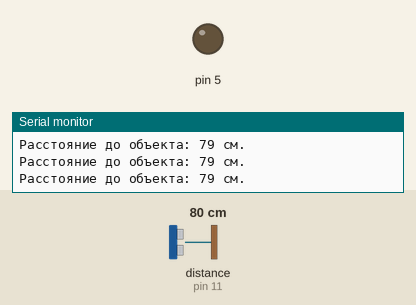
A sketch run on a simulated Arduino Uno, built with avr-gcc and run on an emulated ATmega328P. Parts: output pins drawn as LEDs (lit = HIGH), the last lines printed to the serial monitor. Wiring (inferred from the names in the program): ultrasonic range finder: trigger pin 12; echo pin 11. The test bench sets the inputs (shaded band); at power-on: distance to the obstacle (sensor on pin 11) 80 cm. The echo pulse lasts 58.3 µs per cm; pins used as bus, display or sensor lines are not drawn.

Above: at 1.2 s.
1.3 s: distance to the obstacle (sensor on pin 11) set to 73 cm
2.8 s: distance to the obstacle (sensor on pin 11) set to 65 cm
At 4.0 s:
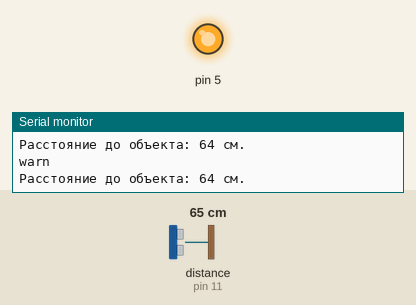
4.3 s: distance to the obstacle (sensor on pin 11) set to 78 cm
5.8 s: distance to the obstacle (sensor on pin 11) set to 86 cm
At 6.3 s:
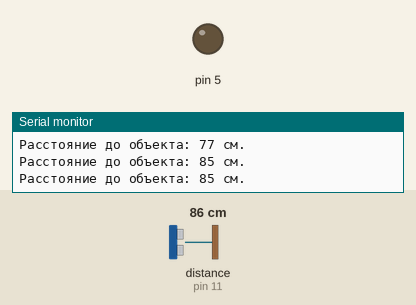
7.3 s: distance to the obstacle (sensor on pin 11) set to 2 cm
At 8.6 s:
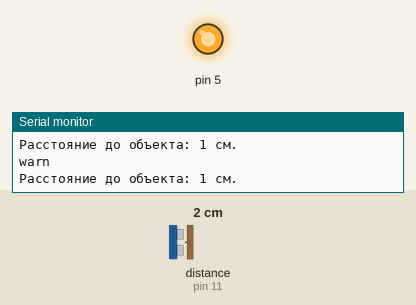
Timing chart, 0 to 9.9 s (numbered marks = the images above; inputs shaded):
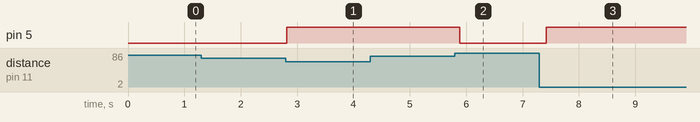

Measured:
- the behaviour switches between 70 and 69 cm on distance to the obstacle (sensor on pin 11) (found by bisection; images 0 and 1)
- the behaviour switches between 80 and 81 cm on distance to the obstacle (sensor on pin 11) (found by bisection; images 1 and 2)
- after the input at 2.8 s, pin 5: LOW → HIGH at once
- after the input at 5.8 s, pin 5: HIGH → LOW after 0.09 s
- after the input at 7.3 s, pin 5: LOW → HIGH after 0.12 s

The sketch:

sugnalizacia.ino
```cpp
#define PIN_TRIG 12
#define PIN_ECHO 11

long duration, cm,cm1;
/*
 * trig 12 port
 * echo 11 port
 * port 5 output
 */
void setup() {

  // Инициализируем взаимодействие по последовательному порту
  //Определяем вводы и выводы
  Serial.begin(9600);
  pinMode(PIN_TRIG, OUTPUT);
  pinMode(5, OUTPUT);


  digitalWrite(PIN_TRIG, HIGH);
  delayMicroseconds(5);
  digitalWrite(PIN_TRIG,LOW);

  // Выставив высокий уровень сигнала, ждем около 10 микросекунд. В этот момент датчик будет посылать сигналы с частотой 40 КГц.
  digitalWrite(PIN_TRIG,HIGH);
  delayMicroseconds(10);
  digitalWrite(PIN_TRIG, LOW);

  //  Время задержки акустического сигнала на эхолокаторе.
  duration = pulseIn(PIN_ECHO, HIGH);


  cm1 = (duration / 2) / 29.1;
}

void loop() {

  // Сначала генерируем короткий импульс длительностью 2-5 микросекунд.

  digitalWrite(PIN_TRIG, HIGH);
  delayMicroseconds(5);
  digitalWrite(PIN_TRIG,LOW);

  // Выставив высокий уровень сигнала, ждем около 10 микросекунд. В этот момент датчик будет посылать сигналы с частотой 40 КГц.
  digitalWrite(PIN_TRIG,HIGH);
  delayMicroseconds(10);
  digitalWrite(PIN_TRIG, LOW);

  //  Время задержки акустического сигнала на эхолокаторе.
  duration = pulseIn(PIN_ECHO, HIGH);


  cm = (duration / 2) / 29.1;
  if(cm1 < cm){
    digitalWrite(5,LOW);
  }
  if (cm1 > cm + 10){
    digitalWrite(5,HIGH);
    Serial.println("warn");
  }
  Serial.print("Расстояние до объекта: ");
  Serial.print(cm);
  Serial.println(" см.  ");
  // Задержка между измерениями для корректной работы скеча
  delay(250);
}
```
